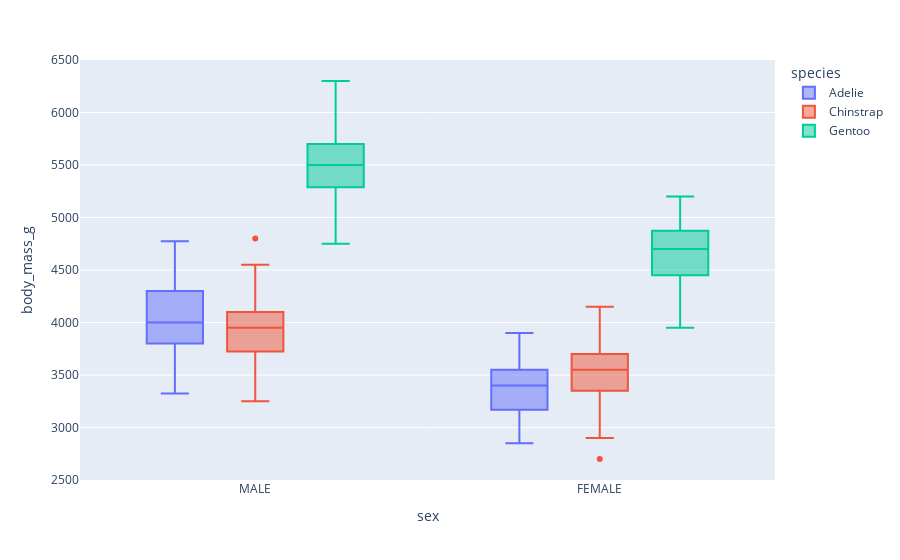

Source (notebook cell):
### Code cell
fig = px.box(df,x='sex',y='body_mass_g',color='species')
fig.show()

### Figure 1 — Plotly figure (JSON) as saved in the notebook; plotly's stock layout.template omitted (floating-point values rounded to 4 significant figures; data arrays with more than 128 entries replaced by an {"elided": "..."} marker saying what was removed)
{"data": [{"alignmentgroup": "True", "hovertemplate": "species=Adelie<br>sex=%{x}<br>body_mass_g=%{y}<extra></extra>", "legendgroup": "Adelie", "marker": {"color": "#636efa"}, "name": "Adelie", "notched": false, "offsetgroup": "Adelie", "orientation": "v", "showlegend": true, "type": "box", "x": {"elided": "146 str values"}, "x0": " ", "xaxis": "x", "y": {"elided": "146 int values"}, "y0": " ", "yaxis": "y"}, {"alignmentgroup": "True", "hovertemplate": "species=Chinstrap<br>sex=%{x}<br>body_mass_g=%{y}<extra></extra>", "legendgroup": "Chinstrap", "marker": {"color": "#EF553B"}, "name": "Chinstrap", "notched": false, "offsetgroup": "Chinstrap", "orientation": "v", "showlegend": true, "type": "box", "x": ["FEMALE", "MALE", "MALE", "FEMALE", "MALE", "FEMALE", "FEMALE", "MALE", "FEMALE", "MALE", "FEMALE", "MALE", "FEMALE", "MALE", "FEMALE", "MALE", "MALE", "FEMALE", "FEMALE", "MALE", "FEMALE", "MALE", "FEMALE", "MALE", "FEMALE", "MALE", "FEMALE", "MALE", "FEMALE", "MALE", "FEMALE", "MALE", "FEMALE", "MALE", "MALE", "FEMALE", "FEMALE", "MALE", "FEMALE", "MALE", "MALE", "FEMALE", "MALE", "FEMALE", "FEMALE", "MALE", "FEMALE", "MALE", "MALE", "FEMALE", "FEMALE", "MALE", "FEMALE", "MALE", "FEMALE", "MALE", "FEMALE", "MALE", "MALE", "FEMALE", "MALE", "FEMALE", "FEMALE", "MALE", "FEMALE", "MALE", "MALE", "FEMALE"], "x0": " ", "xaxis": "x", "y": [3500, 3900, 3650, 3525, 3725, 3950, 3250, 3750, 4150, 3700, 3800, 3775, 3700, 4050, 3575, 4050, 3300, 3700, 3450, 4400, 3600, 3400, 2900, 3800, 3300, 4150, 3400, 3800, 3700, 4550, 3200, 4300, 3350, 4100, 3600, 3900, 3850, 4800, 2700, 4500, 3950, 3650, 3550, 3500, 3675, 4450, 3400, 4300, 3250, 3675, 3325, 3950, 3600, 4050, 3350, 3450, 3250, 4050, 3800, 3525, 3950, 3650, 3650, 4000, 3400, 3775, 4100, 3775], "y0": " ", "yaxis": "y"}, {"alignmentgroup": "True", "hovertemplate": "species=Gentoo<br>sex=%{x}<br>body_mass_g=%{y}<extra></extra>", "legendgroup": "Gentoo", "marker": {"color": "#00cc96"}, "name": "Gentoo", "notched": false, "offsetgroup": "Gentoo", "orientation": "v", "showlegend": true, "type": "box", "x": ["FEMALE", "MALE", "FEMALE", "MALE", "MALE", "FEMALE", "FEMALE", "MALE", "FEMALE", "MALE", "FEMALE", "MALE", "FEMALE", "MALE", "FEMALE", "MALE", "FEMALE", "MALE", "FEMALE", "MALE", "MALE", "FEMALE", "FEMALE", "MALE", "FEMALE", "MALE", "MALE", "FEMALE", "MALE", "MALE", "FEMALE", "FEMALE", "MALE", "FEMALE", "MALE", "FEMALE", "MALE", "FEMALE", "MALE", "FEMALE", "MALE", "FEMALE", "MALE", "MALE", "FEMALE", "FEMALE", "MALE", "FEMALE", "MALE", "FEMALE", "MALE", "FEMALE", "MALE", "FEMALE", "MALE", "FEMALE", "MALE", "FEMALE", "MALE", "FEMALE", "MALE", "FEMALE", "MALE", "FEMALE", "MALE", "MALE", "FEMALE", "MALE", "FEMALE", "MALE", "MALE", "FEMALE", "FEMALE", "MALE", "FEMALE", "MALE", "FEMALE", "MALE", "FEMALE", "MALE", "FEMALE", "MALE", "FEMALE", "MALE", "FEMALE", "MALE", "FEMALE", "MALE", "FEMALE", "MALE", "FEMALE", "MALE", "FEMALE", "MALE", "MALE", "FEMALE", "FEMALE", "MALE", "FEMALE", "MALE", "FEMALE", "MALE", "MALE", "FEMALE", "MALE", "FEMALE", "MALE", "FEMALE", "MALE", "FEMALE", "MALE", "FEMALE", "MALE", "MALE", "FEMALE", "FEMALE", "MALE", "FEMALE", "MALE"], "x0": " ", "xaxis": "x", "y": [4500, 5700, 4450, 5700, 5400, 4550, 4800, 5200, 4400, 5150, 4650, 5550, 4650, 5850, 4200, 5850, 4150, 6300, 4800, 5350, 5700, 5000, 4400, 5050, 5000, 5100, 5650, 4600, 5550, 5250, 4700, 5050, 6050, 5150, 5400, 4950, 5250, 4350, 5350, 3950, 5700, 4300, 4750, 5550, 4900, 4200, 5400, 5100, 5300, 4850, 5300, 4400, 5000, 4900, 5050, 4300, 5000, 4450, 5550, 4200, 5300, 4400, 5650, 4700, 5700, 5800, 4700, 5550, 4750, 5000, 5100, 5200, 4700, 5800, 4600, 6000, 4750, 5950, 4625, 5450, 4725, 5350, 4750, 5600, 4600, 5300, 4875, 5550, 4950, 5400, 4750, 5650, 4850, 5200, 4925, 4875, 4625, 5250, 4850, 5600, 4975, 5500, 5500, 4700, 5500, 4575, 5500, 5000, 5950, 4650, 5500, 4375, 5850, 6000, 4925, 4850, 5750, 5200, 5400], "y0": " ", "yaxis": "y"}], "layout": {"boxmode": "group", "legend": {"title": {"text": "species"}, "tracegroupgap": 0}, "margin": {"t": 60}, "xaxis": {"anchor": "y", "domain": [0, 1], "title": {"text": "sex"}}, "yaxis": {"anchor": "x", "domain": [0, 1], "title": {"text": "body_mass_g"}}}}
